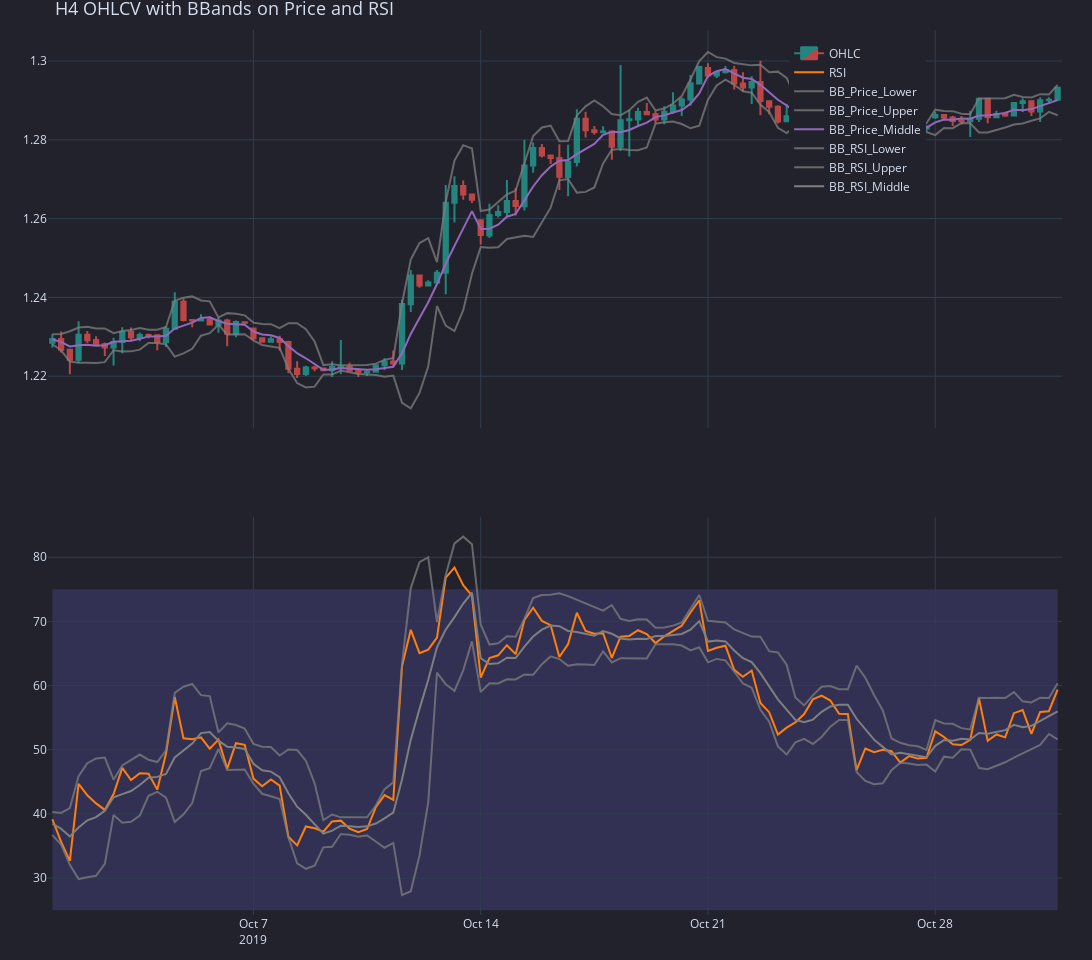

The code cell stored with this chart in its notebook:
### Code cell
slice_lower = '2019.10.01'
slice_higher = '2019.10.30'
fig = stacked_2bb_rsi_plot(slice_lower, slice_higher, h4_df, h4_rsi, 
                           h4_bbands, h4_bbands_rsi, 
                           clean_h4_long_entries, clean_h4_long_exits, 
                           clean_h4_short_entries, clean_h4_short_exits,
                           show_legend = True)
fig.show()

### Figure 1 — Plotly figure (JSON) as saved in the notebook; plotly's stock layout.template omitted (floating-point values rounded to 4 significant figures; data arrays with more than 128 entries replaced by an {"elided": "..."} marker saying what was removed)
{"data": [{"close": {"elided": "180 float values"}, "decreasing": {"fillcolor": "#ee534f", "line": {"color": "#ee534f"}}, "high": {"elided": "180 float values"}, "increasing": {"fillcolor": "#26a69a", "line": {"color": "#26a69a"}}, "low": {"elided": "180 float values"}, "name": "OHLC", "opacity": 0.75, "open": {"elided": "180 float values"}, "type": "candlestick", "uid": "6b764e68-f612-4dac-8408-99606d3c1ad7", "x": {"elided": "180 str values"}, "xaxis": "x", "yaxis": "y"}, {"connectgaps": true, "name": "RSI", "showlegend": true, "type": "scatter", "uid": "7059e945-f8b1-4ad4-b438-5a77593ed6e8", "x": {"elided": "180 str values"}, "xaxis": "x2", "y": {"elided": "180 float values"}, "yaxis": "y2"}, {"connectgaps": true, "line": {"color": "rgba(127,127,127,0.7500)"}, "mode": "lines", "name": "BB_Price_Lower", "showlegend": true, "type": "scatter", "uid": "1c705031-7397-455b-8ebe-12174525e52a", "x": {"elided": "180 str values"}, "xaxis": "x", "y": {"elided": "180 float values"}, "yaxis": "y"}, {"connectgaps": true, "fillcolor": "rgba(128, 128, 128, 0.2)", "line": {"color": "rgba(127,127,127,0.7500)"}, "mode": "lines", "name": "BB_Price_Upper", "showlegend": true, "type": "scatter", "uid": "4718f604-e1e9-45ea-b6f7-f050f32a9b49", "x": {"elided": "180 str values"}, "xaxis": "x", "y": {"elided": "180 float values"}, "yaxis": "y"}, {"connectgaps": true, "mode": "lines", "name": "BB_Price_Middle", "showlegend": true, "type": "scatter", "uid": "51312a5d-863b-4c69-bdc6-8b81a8bf25a1", "x": {"elided": "180 str values"}, "xaxis": "x", "y": {"elided": "180 float values"}, "yaxis": "y"}, {"connectgaps": true, "line": {"color": "rgba(127,127,127,0.7500)"}, "mode": "lines", "name": "BB_RSI_Lower", "showlegend": true, "type": "scatter", "uid": "3ff70742-f174-4b56-8bf7-b36e7ae967f8", "x": {"elided": "180 str values"}, "xaxis": "x2", "y": {"elided": "180 float values"}, "yaxis": "y2"}, {"connectgaps": true, "fillcolor": "rgba(128, 128, 128, 0.2)", "line": {"color": "rgba(127,127,127,0.7500)"}, "mode": "lines", "name": "BB_RSI_Upper", "showlegend": true, "type": "scatter", "uid": "609b4f82-594d-48ae-9139-c33f4a4710c9", "x": {"elided": "180 str values"}, "xaxis": "x2", "y": {"elided": "180 float values"}, "yaxis": "y2"}, {"connectgaps": true, "mode": "lines", "name": "BB_RSI_Middle", "showlegend": true, "type": "scatter", "uid": "c3b7d2b5-ef9f-4d8f-a4b5-4191f276325a", "x": {"elided": "180 str values"}, "xaxis": "x2", "y": {"elided": "180 float values"}, "yaxis": "y2"}, {"marker": {"color": "limegreen", "line": {"color": "rgb(34,143,34)", "width": 1}, "size": 8, "symbol": "triangle-up"}, "mode": "markers", "name": "Long entries", "showlegend": true, "type": "scatter", "uid": "bf91997c-aab1-4978-b69b-221be52b81a8", "x": [], "y": []}, {"marker": {"color": "red", "line": {"color": "rgb(178,0,0)", "width": 1}, "size": 8, "symbol": "triangle-down"}, "mode": "markers", "name": "Long exits", "showlegend": true, "type": "scatter", "uid": "a81fe10e-8cd6-45df-9fd8-3ba72b9aee2e", "x": [], "y": []}, {"marker": {"color": "limegreen", "line": {"color": "rgb(34,143,34)", "width": 1}, "size": 8, "symbol": "triangle-up"}, "mode": "markers", "name": "Entries", "showlegend": false, "type": "scatter", "uid": "11eee555-70e2-4b2f-a446-e7e3ecf012dc", "x": [], "xaxis": "x2", "y": [], "yaxis": "y2"}, {"marker": {"color": "red", "line": {"color": "rgb(178,0,0)", "width": 1}, "size": 8, "symbol": "triangle-down"}, "mode": "markers", "name": "Exits", "showlegend": false, "type": "scatter", "uid": "a679c27b-69f3-4551-9869-ed52126f3aa7", "x": [], "xaxis": "x2", "y": [], "yaxis": "y2"}, {"marker": {"color": "lightgreen", "line": {"color": "rgb(44,222,44)", "width": 1}, "size": 15, "symbol": "circle-open"}, "mode": "markers", "name": "Short entries", "showlegend": true, "type": "scatter", "uid": "1a6a2e8b-708a-4492-b943-76e5d1f95134", "x": [], "y": []}, {"marker": {"color": "lightpink", "line": {"color": "rgb(255,50,81)", "width": 1}, "size": 15, "symbol": "circle-open"}, "mode": "markers", "name": "Short exits", "showlegend": true, "type": "scatter", "uid": "292e03d1-5f5b-4051-b9b9-c10a765cb2f9", "x": [], "y": []}, {"marker": {"color": "lightgreen", "line": {"color": "rgb(44,222,44)", "width": 1}, "size": 15, "symbol": "circle-open"}, "mode": "markers", "name": "Entries", "showlegend": false, "type": "scatter", "uid": "dd4232b3-d7fd-4a94-a015-376341d80b01", "x": [], "xaxis": "x2", "y": [], "yaxis": "y2"}, {"marker": {"color": "lightpink", "line": {"color": "rgb(255,50,81)", "width": 1}, "size": 15, "symbol": "circle-open"}, "mode": "markers", "name": "Exits", "showlegend": false, "type": "scatter", "uid": "8a3c627a-efdd-4a93-a62e-8eee0f444cff", "x": [], "xaxis": "x2", "y": [], "yaxis": "y2"}], "layout": {"height": 960, "legend": {"orientation": "h", "traceorder": "normal", "x": 0.1, "xanchor": "right", "y": 0.99, "yanchor": "top"}, "margin": {"b": 30, "l": 30, "r": 30, "t": 30}, "shapes": [{"fillcolor": "mediumslateblue", "layer": "below", "line": {"width": 0}, "opacity": 0.2, "type": "rect", "x0": "2019-10-01T00:00:00+00:00", "x1": "2019-10-30T20:00:00+00:00", "xref": "x2", "y0": 25, "y1": 75, "yref": "y2"}], "showlegend": true, "title": {"font": {"size": 18}, "text": "H4 OHLCV with BBands on Price and RSI"}, "width": 1280, "xaxis": {"anchor": "y", "domain": [0, 1], "matches": "x2", "rangebreaks": [{"values": ["2019-10-04T20:00:00+00:00", "2019-10-05T00:00:00+00:00", "2019-10-05T04:00:00+00:00", "2019-10-05T08:00:00+00:00", "2019-10-05T12:00:00+00:00", "2019-10-05T16:00:00+00:00", "2019-10-05T20:00:00+00:00", "2019-10-06T00:00:00+00:00", "2019-10-06T04:00:00+00:00", "2019-10-06T08:00:00+00:00", "2019-10-06T12:00:00+00:00", "2019-10-11T20:00:00+00:00", "2019-10-12T00:00:00+00:00", "2019-10-12T04:00:00+00:00", "2019-10-12T08:00:00+00:00", "2019-10-12T12:00:00+00:00", "2019-10-12T16:00:00+00:00", "2019-10-12T20:00:00+00:00", "2019-10-13T00:00:00+00:00", "2019-10-13T04:00:00+00:00", "2019-10-13T08:00:00+00:00", "2019-10-13T12:00:00+00:00", "2019-10-18T20:00:00+00:00", "2019-10-19T00:00:00+00:00", "2019-10-19T04:00:00+00:00", "2019-10-19T08:00:00+00:00", "2019-10-19T12:00:00+00:00", "2019-10-19T16:00:00+00:00", "2019-10-19T20:00:00+00:00", "2019-10-20T00:00:00+00:00", "2019-10-20T04:00:00+00:00", "2019-10-20T08:00:00+00:00", "2019-10-20T12:00:00+00:00", "2019-10-25T20:00:00+00:00", "2019-10-26T00:00:00+00:00", "2019-10-26T04:00:00+00:00", "2019-10-26T08:00:00+00:00", "2019-10-26T12:00:00+00:00", "2019-10-26T16:00:00+00:00", "2019-10-26T20:00:00+00:00", "2019-10-27T00:00:00+00:00", "2019-10-27T04:00:00+00:00", "2019-10-27T08:00:00+00:00", "2019-10-27T12:00:00+00:00"]}], "rangeslider": {"visible": false}, "showticklabels": false}, "xaxis2": {"anchor": "y2", "domain": [0, 1], "rangebreaks": [{"values": ["2019-10-04T20:00:00+00:00", "2019-10-05T00:00:00+00:00", "2019-10-05T04:00:00+00:00", "2019-10-05T08:00:00+00:00", "2019-10-05T12:00:00+00:00", "2019-10-05T16:00:00+00:00", "2019-10-05T20:00:00+00:00", "2019-10-06T00:00:00+00:00", "2019-10-06T04:00:00+00:00", "2019-10-06T08:00:00+00:00", "2019-10-06T12:00:00+00:00", "2019-10-11T20:00:00+00:00", "2019-10-12T00:00:00+00:00", "2019-10-12T04:00:00+00:00", "2019-10-12T08:00:00+00:00", "2019-10-12T12:00:00+00:00", "2019-10-12T16:00:00+00:00", "2019-10-12T20:00:00+00:00", "2019-10-13T00:00:00+00:00", "2019-10-13T04:00:00+00:00", "2019-10-13T08:00:00+00:00", "2019-10-13T12:00:00+00:00", "2019-10-18T20:00:00+00:00", "2019-10-19T00:00:00+00:00", "2019-10-19T04:00:00+00:00", "2019-10-19T08:00:00+00:00", "2019-10-19T12:00:00+00:00", "2019-10-19T16:00:00+00:00", "2019-10-19T20:00:00+00:00", "2019-10-20T00:00:00+00:00", "2019-10-20T04:00:00+00:00", "2019-10-20T08:00:00+00:00", "2019-10-20T12:00:00+00:00", "2019-10-25T20:00:00+00:00", "2019-10-26T00:00:00+00:00", "2019-10-26T04:00:00+00:00", "2019-10-26T08:00:00+00:00", "2019-10-26T12:00:00+00:00", "2019-10-26T16:00:00+00:00", "2019-10-26T20:00:00+00:00", "2019-10-27T00:00:00+00:00", "2019-10-27T04:00:00+00:00", "2019-10-27T08:00:00+00:00", "2019-10-27T12:00:00+00:00"]}]}, "yaxis": {"anchor": "x", "domain": [0.55, 1]}, "yaxis2": {"anchor": "x2", "domain": [0, 0.45]}}}
